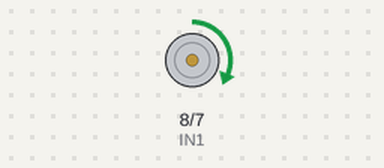
Simulated run of this sketch. Board: Arduino Uno, built with avr-gcc and run on an emulated ATmega328P. Parts: motor-driver pin pairs drawn as motors (green arrow = first pin HIGH = forward, orange = second pin HIGH = backward, longer = more drive, scaled by the enable pin). Wiring (inferred from the names in the program): IR receiver: data pin 9.

Above: at 0.1 s.
Timing chart, 0 to 1.6 s (numbered marks = the images above):
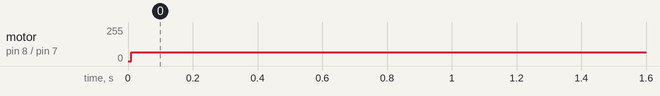

Measured:
- by itself, motor on pin 8 (IN1) / pin 7 (IN2): stopped → forward 65/255 at 0.01 s

The sketch:

MTV_arduino_l298n_RC_test.ino
```cpp
/*
 * A simple sketch that reads the pulses from a Remote Control Receiver and maps the value to be sent to the speed control EN1
 * on a L298N motor control board.
 * Arduino pin connections are as follows
 * Pin 5 -> EN1 on L298n
 * Pin 8 -> IN1 on L298n
 * Pin 7 -> IN2 on L298n
 * Pin 9 -> Signal pin of RC receiver you wish to use to control motor
 *
 * We also used the regulated 5v from the Arduino to power the RC receiver connecting 5v and GND between them.
 * Motor and L298n powered by 11.1v 3 cell LiPo which also supplied the Arduino via the regulated jack input.
 */

int RC2; // Pulse length from RC channel receiver we will measure

int MotorSpeed; // The mapped value we will create to send as the speed control value to EN1

int IN1 = 8; // Pin assignment for IN1 of L298n
int IN2 = 7; // Pin assignment for IN2 of L298n
int EN1 = 5; // Pin assignment for EN1 of L298n


void setup() {

  pinMode(IN1, OUTPUT);
  pinMode(IN2, OUTPUT);
  pinMode(EN1, OUTPUT);


  pinMode(9, INPUT); // Connect the RC receiver channel pin you want to use to control this motor to this pin

}

void loop() {

  RC2 = pulseIn(9, HIGH, 10000); // Write the pulse length from the RC receiver pin to a the RC2 variable.

  MotorSpeed = map(RC2, 900, 2100, 0, 255); //Reads RC2 which falls between 900 and 2100 microseconds and maps it across 0-255 range,
                                            // We realised that the start points and end point of the RC pulsewidth are a littel higher and lower than defined

    digitalWrite(IN1, HIGH); //set the L298n pin HIGH to set motor direction
    digitalWrite(IN2, LOW);  //set the L298n pin LOW to set motor direction (reverse these last two pin values to swap motor direction)
    analogWrite(EN1, MotorSpeed); //  Send our mapped MotorSpeed value to the speed control pin

}
```
